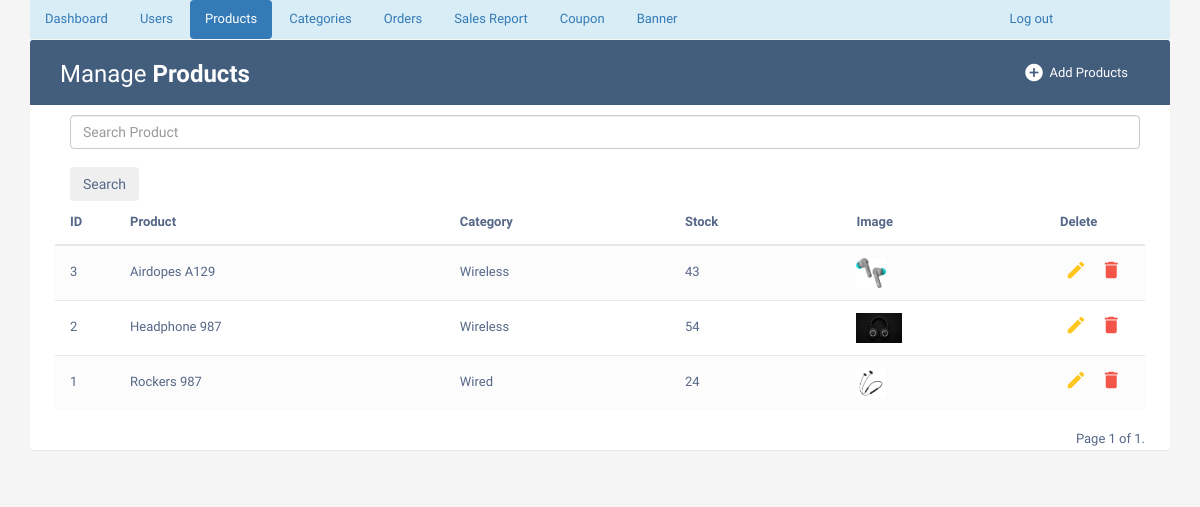
/adminproductlist/ (signed in), run on an earlier commit of the app's database.
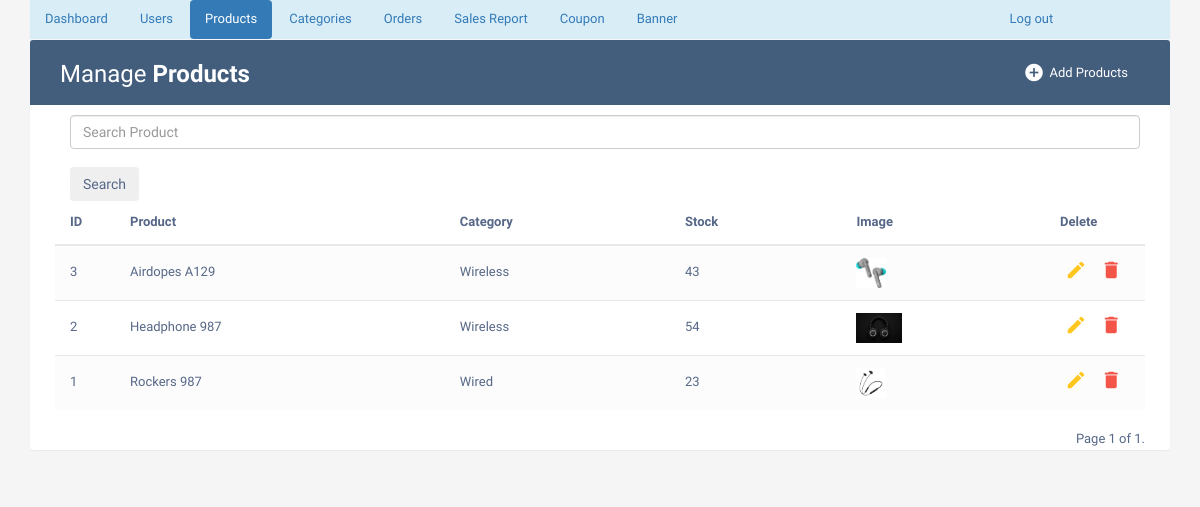
And on a later commit of the database.
### phase/models.py (models this page shows, shortened)
class Product(models.Model):
    name = models.CharField(max_length=50)
    description = models.CharField(max_length=200)
    image = models.ImageField(upload_to='imagestore/')
    stock = models.PositiveIntegerField(default=1)
    category = models.ForeignKey(Category, on_delete=models.CASCADE, default='Wired')
    normalprice = models.IntegerField(default=0)

class Category(models.Model):
    name = models.CharField(max_length=50)
    offer_active = models.BooleanField(default=False)
    discount = models.IntegerField(null=True,blank=True)

### phase/views.py (the view)
# urls.py: path('adminproductlist/', views.adminproductlist, name='adminproductlist'),
def adminproductlist(request):
    if 'username' in request.session:
        if 'search' in request.GET:
            search=request.GET['search']
            member=Product.objects.filter(name__icontains=search)
        else:
            member=Product.objects.all().order_by('-id')
        paginator = Paginator(member, 5)
        page_number = request.GET.get('page')
        page_obj = paginator.get_page(page_number)
        return render(request,'adminproductlist.html',{'page_obj': page_obj})
    else:
        return render(request, 'adminlogin.html')

### Templates/adminproductlist.html (shortened to what this page needs)
{% extends "adminbase.html" %}
{% block active3 %} "active" {% endblock%}
{% block tablewrapper %}
                    <div class="col-sm-6">
						<h2>Manage <b>Products</b></h2>
					</div>
                    <div class="col-sm-6">
                        <a href="{% url 'adminaddproduct' %}" class="btn" data-toggle="modal"><i class="material-icons">&#xE147;</i> <span>Add Products</span></a>
                      </div>
                    </div>
{% endblock %}
{% block tablecontent%}
                <form action="{% url 'adminproductlist' %}" class="d-flex offset-md-1 container m-auto" style="width:1100px">
                    <input class="form-control offset-md-1" type="search" placeholder="Search Product" name="search" aria-label="Search"><br>
                    <button class="btn btn-outline-secondary" type="submit">Search</button>
                </form>
                <table class="table table-striped table-hover">
                <thead>
                    <tr>
                        <th>ID</th>
                        <th>Product</th>
                        <th>Category</th>
                        <th>Stock</th>
                        <th>Image</th>
                        <th>Delete</th>
                    </tr>
                </thead>
                <tbody>
                    {% for x in page_obj %}
                    <tr>
                        <td>{{ x.id }}</td>
                        <td>{{ x.name }}</td>
                        <td>{{ x.category.name }}</td>
                        <td>{{ x.stock }}</td>
						<td><img src="{{x.image.url}}" height="30px"></td>
                        <td>
                            <a href="{% url 'updateproduct' %}{{x.id}}" class="edit" data-toggle="modal"><i class="material-icons" data-toggle="tooltip" title="Edit">&#xE254;</i></a>
                            <a href="{% url 'deleteproduct' %}?uid={{x.id}}" class="delete" data-toggle="modal"><i class="material-icons" data-toggle="tooltip" title="Delete">&#xE872;</i></a>
                        </td>
                    </tr>
                    {% endfor %}
                </tbody>
                </table>
                                                <div class="pagination">
                                                    <span class="step-links">
                                                        <span class="current-page">
                                                            Page {{ page_obj.number }} of {{ page_obj.paginator.num_pages }}.
                                                        </span>
                                                    </span>
                                                </div>
{% endblock %}

What changed in the data, as far as the page shows it:
changed Product "Rockers 987": stock "24" → "23"
